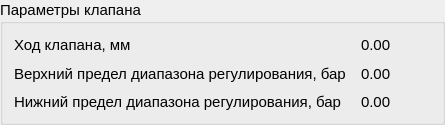
               <widget class="QGroupBox" name="groupBox_valveParameters">
                <property name="sizePolicy">
                 <sizepolicy hsizetype="Preferred" vsizetype="Maximum">
                  <horstretch>0</horstretch>
                  <verstretch>0</verstretch>
                 </sizepolicy>
                </property>
                <property name="font">
                 <font>
                  <family>Segoe UI</family>
                  <pointsize>11</pointsize>
                  <stylestrategy>PreferDefault</stylestrategy>
                 </font>
                </property>
                <property name="title">
                 <string>Параметры клапана</string>
                </property>
                <layout class="QGridLayout" name="gridLayout_5">
                 <property name="horizontalSpacing">
                  <number>15</number>
                 </property>
                 <property name="verticalSpacing">
                  <number>10</number>
                 </property>
                 <item row="2" column="2">
                  <widget class="QLabel" name="label_lowLimitValue">
                   <property name="text">
                    <string>0.00</string>
                   </property>
                  </widget>
                 </item>
                 <item row="0" column="0">
                  <widget class="QLabel" name="label_valveStroke">
                   <property name="sizePolicy">
                    <sizepolicy hsizetype="Maximum" vsizetype="Maximum">
                     <horstretch>0</horstretch>
                     <verstretch>0</verstretch>
                    </sizepolicy>
                   </property>
                   <property name="minimumSize">
                    <size>
                     <width>0</width>
                     <height>0</height>
                    </size>
                   </property>
                   <property name="text">
                    <string>Ход клапана, мм</string>
                   </property>
                  </widget>
                 </item>
                 <item row="2" column="0">
                  <widget class="QLabel" name="label_lowLimit">
                   <property name="minimumSize">
                    <size>
                     <width>307</width>
                     <height>0</height>
                    </size>
                   </property>
                   <property name="text">
                    <string>Нижний предел диапазона регулирования, бар</string>
                   </property>
                  </widget>
                 </item>
                 <item row="1" column="0">
                  <widget class="QLabel" name="label_highLimit">
                   <property name="minimumSize">
                    <size>
                     <width>307</width>
                     <height>0</height>
                    </size>
                   </property>
                   <property name="text">
                    <string>Верхний предел диапазона регулирования, бар</string>
                   </property>
                  </widget>
                 </item>
                 <item row="0" column="2">
                  <widget class="QLabel" name="label_valveStroke_range">
                   <property name="sizePolicy">
                    <sizepolicy hsizetype="Maximum" vsizetype="Preferred">
                     <horstretch>0</horstretch>
                     <verstretch>0</verstretch>
                    </sizepolicy>
                   </property>
                   <property name="text">
                    <string>0.00</string>
                   </property>
                  </widget>
                 </item>
                 <item row="1" column="2">
                  <widget class="QLabel" name="label_highLimitValue">
                   <property name="text">
                    <string>0.00</string>
                   </property>
                  </widget>
                 </item>
                 <item row="0" column="3">
                  <spacer name="horizontalSpacer_4">
                   <property name="orientation">
                    <enum>Qt::Orientation::Horizontal</enum>
                   </property>
                   <property name="sizeHint" stdset="0">
                    <size>
                     <width>40</width>
                     <height>20</height>
                    </size>
                   </property>
                  </spacer>
                 </item>
                </layout>
               </widget>
